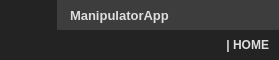
     <widget class="QFrame" name="frame_top">
      <property name="maximumSize">
       <size>
        <width>16777215</width>
        <height>60</height>
       </size>
      </property>
      <property name="styleSheet">
       <string notr="true">background-color: rgb(35, 35, 35);</string>
      </property>
      <property name="frameShape">
       <enum>QFrame::NoFrame</enum>
      </property>
      <property name="frameShadow">
       <enum>QFrame::Raised</enum>
      </property>
      <layout class="QHBoxLayout" name="horizontalLayout">
       <property name="spacing">
        <number>0</number>
       </property>
       <property name="leftMargin">
        <number>0</number>
       </property>
       <property name="topMargin">
        <number>0</number>
       </property>
       <property name="rightMargin">
        <number>0</number>
       </property>
       <property name="bottomMargin">
        <number>0</number>
       </property>
       <item>
        <widget class="QFrame" name="frame_top_lista">
         <property name="minimumSize">
          <size>
           <width>0</width>
           <height>0</height>
          </size>
         </property>
         <property name="maximumSize">
          <size>
           <width>70</width>
           <height>60</height>
          </size>
         </property>
         <property name="styleSheet">
          <string notr="true">background-color: rgb(85, 170, 255);</string>
         </property>
         <property name="frameShape">
          <enum>QFrame::NoFrame</enum>
         </property>
         <property name="frameShadow">
          <enum>QFrame::Raised</enum>
         </property>
         <layout class="QVBoxLayout" name="verticalLayout_2">
          <property name="spacing">
           <number>0</number>
          </property>
          <property name="leftMargin">
           <number>0</number>
          </property>
          <property name="topMargin">
           <number>0</number>
          </property>
          <property name="rightMargin">
           <number>0</number>
          </property>
          <property name="bottomMargin">
           <number>0</number>
          </property>
          <item>
           <widget class="QPushButton" name="btn_lista">
            <property name="sizePolicy">
             <sizepolicy hsizetype="Expanding" vsizetype="Expanding">
              <horstretch>0</horstretch>
              <verstretch>0</verstretch>
             </sizepolicy>
            </property>
            <property name="minimumSize">
             <size>
              <width>0</width>
              <height>0</height>
             </size>
            </property>
            <property name="styleSheet">
             <string notr="true">QPushButton {
	
	background-image: url(:/24x24/24x24/icons8-activity-feed-50.png);
	background-position: left center;
	background-repeat: no-reperat;
	border: none;
	background-color: rgb(35, 35, 35);
	border-left: 25px solid rgb(35, 35, 35);

}
QPushButton:hover {
	background-color: rgb(61, 61, 61);
	border-left: 25px solid rgb(61, 61, 61);
}
QPushButton:pressed {	
	background-color: rgb(85, 170, 255);
	border-left: 25px solid rgb(85, 170, 255);
}</string>
            </property>
            <property name="text">
             <string/>
            </property>
           </widget>
          </item>
         </layout>
        </widget>
       </item>
       <item>
        <widget class="QFrame" name="frame_top_right">
         <property name="frameShape">
          <enum>QFrame::NoFrame</enum>
         </property>
         <property name="frameShadow">
          <enum>QFrame::Raised</enum>
         </property>
         <layout class="QVBoxLayout" name="verticalLayout_8">
          <property name="spacing">
           <number>0</number>
          </property>
          <property name="leftMargin">
           <number>0</number>
          </property>
          <property name="topMargin">
           <number>0</number>
          </property>
          <property name="rightMargin">
           <number>0</number>
          </property>
          <property name="bottomMargin">
           <number>0</number>
          </property>
          <item>
           <widget class="QFrame" name="frame_top_right2">
            <property name="minimumSize">
             <size>
              <width>0</width>
              <height>30</height>
             </size>
            </property>
            <property name="maximumSize">
             <size>
              <width>16777215</width>
              <height>30</height>
             </size>
            </property>
            <property name="styleSheet">
             <string notr="true">background-color: rgb(61, 61,61);</string>
            </property>
            <property name="frameShape">
             <enum>QFrame::NoFrame</enum>
            </property>
            <property name="frameShadow">
             <enum>QFrame::Raised</enum>
            </property>
            <layout class="QHBoxLayout" name="horizontalLayout_4">
             <property name="spacing">
              <number>0</number>
             </property>
             <property name="leftMargin">
              <number>0</number>
             </property>
             <property name="topMargin">
              <number>0</number>
             </property>
             <property name="rightMargin">
              <number>0</number>
             </property>
             <property name="bottomMargin">
              <number>0</number>
             </property>
             <item>
              <widget class="QFrame" name="frame_name">
               <property name="styleSheet">
                <string notr="true"/>
               </property>
               <property name="frameShape">
                <enum>QFrame::NoFrame</enum>
               </property>
               <property name="frameShadow">
                <enum>QFrame::Raised</enum>
               </property>
               <layout class="QHBoxLayout" name="horizontalLayout_10">
                <property name="spacing">
                 <number>0</number>
                </property>
                <property name="leftMargin">
                 <number>5</number>
                </property>
                <property name="topMargin">
                 <number>0</number>
                </property>
                <property name="rightMargin">
                 <number>10</number>
                </property>
                <property name="bottomMargin">
                 <number>0</number>
                </property>
                <item>
                 <widget class="QFrame" name="frame_name_logo">
                  <property name="maximumSize">
                   <size>
                    <width>30</width>
                    <height>30</height>
                   </size>
                  </property>
                  <property name="styleSheet">
                   <string notr="true">background: transparent;
background-image: url(:/24x24/24x24/icons8-robot-50.png);
background-position: center;
background-repeat: no-repeat;</string>
                  </property>
                  <property name="frameShape">
                   <enum>QFrame::NoFrame</enum>
                  </property>
                  <property name="frameShadow">
                   <enum>QFrame::Raised</enum>
                  </property>
                 </widget>
                </item>
                <item>
                 <widget class="QLabel" name="label_name">
                  <property name="font">
                   <font>
                    <family>Segoe UI</family>
                    <pointsize>10</pointsize>
                    <weight>75</weight>
                    <bold>true</bold>
                   </font>
                  </property>
                  <property name="styleSheet">
                   <string notr="true">background: transparent;
color: rgb(222, 222, 222);
margin-left: 5px;</string>
                  </property>
                  <property name="text">
                   <string>ManipulatorApp</string>
                  </property>
                 </widget>
                </item>
               </layout>
              </widget>
             </item>
             <item>
              <widget class="QFrame" name="frame_btn">
               <property name="maximumSize">
                <size>
                 <width>120</width>
                 <height>16777215</height>
                </size>
               </property>
               <property name="frameShape">
                <enum>QFrame::NoFrame</enum>
               </property>
               <property name="frameShadow">
                <enum>QFrame::Raised</enum>
               </property>
               <layout class="QHBoxLayout" name="horizontalLayout_5">
                <property name="spacing">
                 <number>0</number>
                </property>
                <property name="leftMargin">
                 <number>0</number>
                </property>
                <property name="topMargin">
                 <number>0</number>
                </property>
                <property name="rightMargin">
                 <number>0</number>
                </property>
                <property name="bottomMargin">
                 <number>0</number>
                </property>
                <item>
                 <widget class="QPushButton" name="btn_min">
                  <property name="sizePolicy">
                   <sizepolicy hsizetype="Minimum" vsizetype="Minimum">
                    <horstretch>0</horstretch>
                    <verstretch>0</verstretch>
                   </sizepolicy>
                  </property>
                  <property name="toolTip">
                   <string>Minimize</string>
                  </property>
                  <property name="styleSheet">
                   <string notr="true">QPushButton {	
	border: none;
	background-color: transparent;
}
QPushButton:hover {
	background-color: rgb(35, 35, 35);
}
QPushButton:pressed {	
	background-color: rgb(85, 170, 255);
}</string>
                  </property>
                  <property name="text">
                   <string/>
                  </property>
                  <property name="icon">
                   <iconset resource="icons/icons.qrc">
                    <normaloff>:/20x20/20x20/cil-window-minimize.png</normaloff>:/20x20/20x20/cil-window-minimize.png</iconset>
                  </property>
                  <property name="iconSize">
                   <size>
                    <width>24</width>
                    <height>24</height>
                   </size>
                  </property>
                 </widget>
                </item>
                <item>
                 <widget class="QPushButton" name="btn_max">
                  <property name="sizePolicy">
                   <sizepolicy hsizetype="Minimum" vsizetype="Minimum">
                    <horstretch>0</horstretch>
                    <verstretch>0</verstretch>
                   </sizepolicy>
                  </property>
                  <property name="toolTip">
                   <string>Maximize</string>
                  </property>
                  <property name="styleSheet">
                   <string notr="true">QPushButton {	
	border: none;
	background-color: transparent;
}
QPushButton:hover {
	background-color: rgb(35, 35, 35);
}
QPushButton:pressed {	
	background-color: rgb(85, 170, 255);
}</string>
                  </property>
                  <property name="text">
                   <string/>
                  </property>
                  <property name="icon">
                   <iconset resource="icons/icons.qrc">
                    <normaloff>:/20x20/20x20/cil-window-maximize.png</normaloff>:/20x20/20x20/cil-window-maximize.png</iconset>
                  </property>
                  <property name="iconSize">
                   <size>
                    <width>24</width>
                    <height>24</height>
                   </size>
                  </property>
                 </widget>
                </item>
                <item>
                 <widget class="QPushButton" name="btn_close">
                  <property name="sizePolicy">
                   <sizepolicy hsizetype="Minimum" vsizetype="Minimum">
                    <horstretch>0</horstretch>
                    <verstretch>0</verstretch>
                   </sizepolicy>
                  </property>
                  <property name="toolTip">
                   <string>Close</string>
                  </property>
                  <property name="styleSheet">
                   <string notr="true">QPushButton {	
	border: none;
	background-color: transparent;
}
QPushButton:hover {
	background-color: rgb(35, 35, 35);
}
QPushButton:pressed {	
	background-color: rgb(85, 170, 255);
}</string>
                  </property>
                  <property name="text">
                   <string/>
                  </property>
                  <property name="icon">
                   <iconset resource="icons/icons.qrc">
                    <normaloff>:/20x20/20x20/cil-x.png</normaloff>:/20x20/20x20/cil-x.png</iconset>
                  </property>
                  <property name="iconSize">
                   <size>
                    <width>24</width>
                    <height>24</height>
                   </size>
                  </property>
                 </widget>
                </item>
               </layout>
              </widget>
             </item>
            </layout>
           </widget>
          </item>
          <item alignment="Qt::AlignRight">
           <widget class="QFrame" name="frame_top_info">
            <property name="minimumSize">
             <size>
              <width>0</width>
              <height>30</height>
             </size>
            </property>
            <property name="maximumSize">
             <size>
              <width>16777215</width>
              <height>30</height>
             </size>
            </property>
            <property name="styleSheet">
             <string notr="true"/>
            </property>
            <property name="frameShape">
             <enum>QFrame::NoFrame</enum>
            </property>
            <property name="frameShadow">
             <enum>QFrame::Raised</enum>
            </property>
            <layout class="QHBoxLayout" name="horizontalLayout_8">
             <property name="spacing">
              <number>0</number>
             </property>
             <property name="leftMargin">
              <number>10</number>
             </property>
             <property name="topMargin">
              <number>0</number>
             </property>
             <property name="rightMargin">
              <number>10</number>
             </property>
             <property name="bottomMargin">
              <number>0</number>
             </property>
             <item>
              <widget class="QLabel" name="label_top_info_2">
               <property name="minimumSize">
                <size>
                 <width>0</width>
                 <height>0</height>
                </size>
               </property>
               <property name="maximumSize">
                <size>
                 <width>250</width>
                 <height>16777215</height>
                </size>
               </property>
               <property name="font">
                <font>
                 <family>Segoe UI</family>
                 <weight>75</weight>
                 <bold>true</bold>
                </font>
               </property>
               <property name="styleSheet">
                <string notr="true">color: rgb(222, 222, 222);</string>
               </property>
               <property name="text">
                <string>| HOME</string>
               </property>
               <property name="alignment">
                <set>Qt::AlignRight|Qt::AlignTrailing|Qt::AlignVCenter</set>
               </property>
              </widget>
             </item>
            </layout>
           </widget>
          </item>
         </layout>
        </widget>
       </item>
      </layout>
     </widget>
